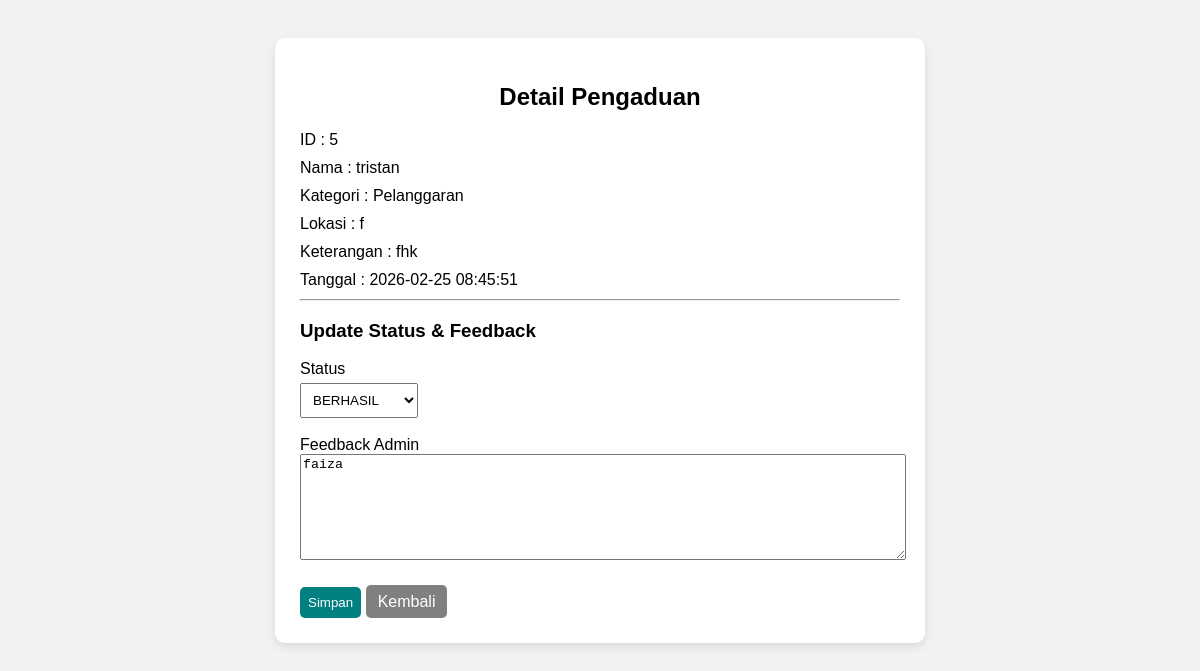
/admin/detail-histori2.php?id=65 (signed in), run on the app's committed database.
### tables this page shows
CREATE TABLE `laporan` (
  `id` int(11) NOT NULL,
  `id_user` int(11) NOT NULL,
  `kategori` varchar(50) NOT NULL,
  `lokasi` varchar(100) NOT NULL,
  `keterangan` text NOT NULL,
  `status` enum('PROSES','MENUNGGU','BERHASIL','') NOT NULL DEFAULT 'MENUNGGU',
  `feedback` text NOT NULL,
  `tanggal` datetime DEFAULT current_timestamp()
);

CREATE TABLE `users` (
  `id` int(11) NOT NULL,
  `nama` varchar(100) DEFAULT NULL,
  `username` varchar(50) DEFAULT NULL,
  `nis` varchar(20) DEFAULT NULL,
  `kelas` varchar(20) DEFAULT NULL,
  `password` varchar(255) DEFAULT NULL,
  `role` enum('admin','user') DEFAULT 'user'
);

### admin/detail-histori2.php (the view, shortened to what this page needs)
<?php
include "../koneksi.php";
$id = $_GET['id'];
$query = mysqli_query($koneksi, "
    SELECT * FROM laporan
    JOIN users ON laporan.id_user = users.id
    WHERE laporan.id='$id'
");
$data = mysqli_fetch_assoc($query);
?>
<!DOCTYPE html>
<html>
<head>
</head>
<body>
    <div class="box">
        <h2>Detail Pengaduan</h2>
        <div class="item">ID : <?= $data['id']; ?></div>
        <div class="item">Nama : <?= $data['nama']; ?></div>
        <div class="item">Kategori : <?= $data['kategori']; ?></div>
        <div class="item">Lokasi : <?= $data['lokasi']; ?></div>
        <div class="item">Keterangan : <?= $data['keterangan']; ?></div>
        <div class="item">Tanggal : <?= $data['tanggal']; ?></div>
        <hr>
        <h3>Update Status & Feedback</h3>
        <form method="POST">
            <label>Status</label><br>
            <select name="status" required>
                <option value="BERHASIL" <?= ($data['status'] == "BERHASIL") ? 'selected' : '' ?>>
                    BERHASIL
                </option>
            </select>
            <br><br>
            <label>Feedback Admin</label><br>
            <textarea name="feedback"><?= $data['feedback']; ?></textarea>
            <br><br>
            <button type="submit" name="update" class="btn">
                Simpan
            </button>
            <a href="histori-pengaduan2.php">Kembali</a>
        </form>
    </div>
</body>
</html>

### admin/detail-histori2.php (style rules this page uses)
body { font-family: Arial; background: #f2f2f2; padding: 30px; }
.box { background: white; padding: 25px; width: 600px; margin: auto; border-radius: 10px; box-shadow: 0 4px 10px rgba(0, 0, 0, 0.1); }
h2 { text-align: center; }
.item { margin-bottom: 10px; }
textarea { width: 100%; height: 100px; }
select, button { padding: 8px; margin-top: 5px; }
.btn { background: #008080; color: white; border: none; border-radius: 5px; cursor: pointer; }
a { text-decoration: none; padding: 8px 12px; background: gray; color: white; border-radius: 5px; }

### data on the page
laporan: id_user "5", id_user.nama "tristan", kategori "Pelanggaran", lokasi "f", keterangan "fhk", tanggal "2026-02-25 08:45:51", status "BERHASIL", feedback "faiza"
